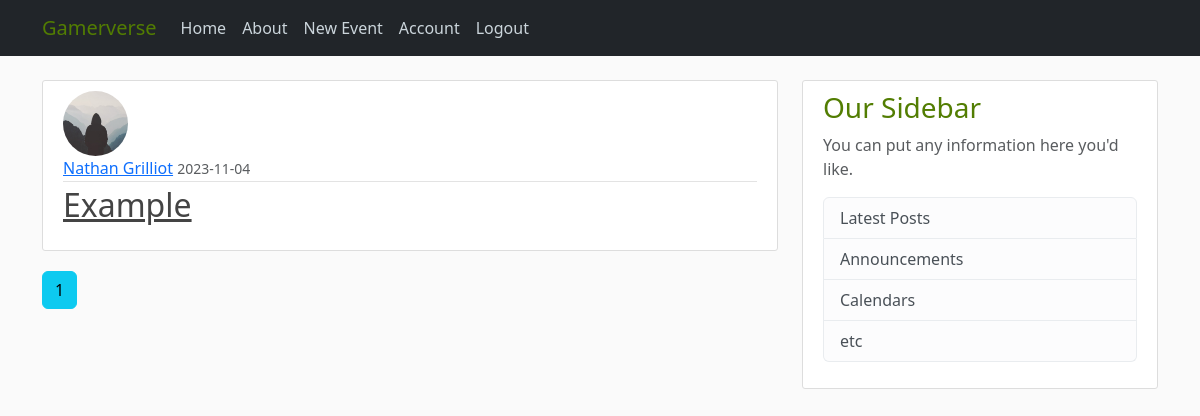
The page /home (signed in) on the database as committed earlier.
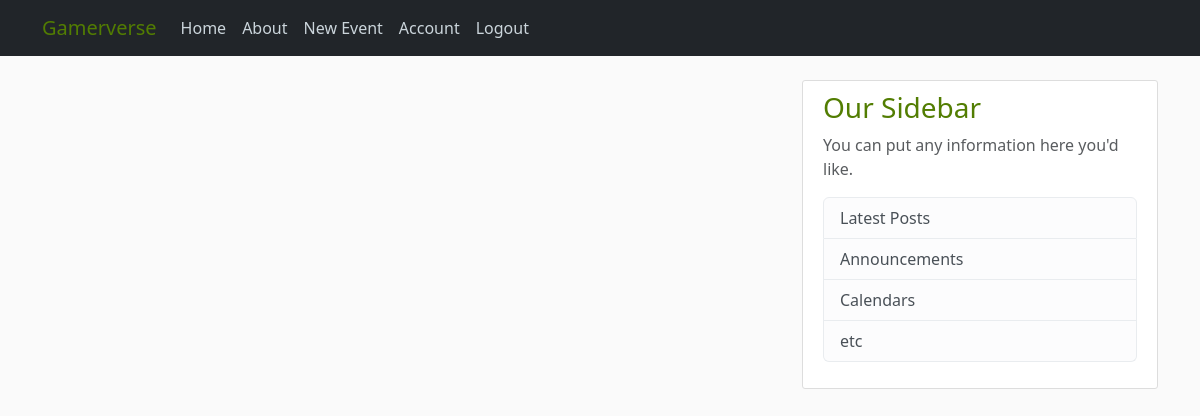
The same page on the database as committed later.
### gamerverse/models.py (models this page shows, shortened)
class Event(db.Model):
    id = db.Column(db.Integer, primary_key=True)
    title = db.Column(db.String(100), nullable=False)
    date_posted = db.Column(db.DateTime, nullable=False, default=datetime.utcnow)
    description = db.Column(db.Text, nullable=False)
    month = db.Column(db.Integer, nullable=False)
    day = db.Column(db.Integer, nullable=False)
    year = db.Column(db.Integer, nullable=False)
    attendees = db.Column(db.Text, nullable=False)
    games = db.Column(db.Text, nullable=False)
    food = db.Column(db.Text, nullable=False)
    nut_allergy = db.Column(db.Boolean, nullable=False)
    formality = db.Column(db.Text, nullable=False)
    user_id = db.Column(db.Integer, db.ForeignKey('user.id'), nullable=False)

class User(db.Model, UserMixin):
    id = db.Column(db.Integer, primary_key=True)
    username = db.Column(db.String(20), unique=True, nullable=False)
    email = db.Column(db.String(120), unique=True, nullable=False)
    image_file = db.Column(db.String(20), nullable=False, default='default.jpg')
    password = db.Column(db.String(60), nullable=False)
    posts = db.relationship('Event', backref='author', lazy=True)

### gamerverse/main/routes.py (the view)
@main.route("/")
@main.route("/home")
def home():
    page = request.args.get('page', 1, type=int)
    posts = Event.query.order_by(Event.date_posted.desc()).paginate(page=page, per_page=5)
    return render_template('home.html', posts=posts)

### gamerverse/models.py (called while the page is built)
@login_manager.user_loader
def load_user(user_id):
    return User.query.get(int(user_id))

### gamerverse/templates/home.html (shortened to what this page needs)
{% extends "layout.html" %}
{% block content %}
    {% for post in posts.items %}
        <article class="media content-section">
          <img class="rounded-circle article-img" src="{{ url_for('static', filename='profile_pics/' + post.author.image_file) }}">
          <div class="media-body">
            <div class="article-metadata">
              <a class="mr-2" href="{{ url_for('users.user_posts', username=post.author.username) }}">{{ post.author.username }}</a>
              <small class="text-muted">{{ post.date_posted.strftime('%Y-%m-%d') }}</small>
            </div>
            <h2><a class="article-title" href="{{ url_for('posts.post', post_id=post.id) }}">{{ post.title }}</a></h2>
          </div>
        </article>
    {% endfor %}
    {% for page_num in posts.iter_pages(left_edge=1, right_edge=1, left_current=1, right_current=2) %}
      {% if page_num %}
        {% if posts.page == page_num %}
          <a class="btn btn-info mb-4" href="{{ url_for('main.home', page=page_num) }}">{{ page_num }}</a>
        {% else %}
          <a class="btn btn-outline-info mb-4" href="{{ url_for('main.home', page=page_num) }}">{{ page_num }}</a>
        {% endif %}
      {% else %}
        ...
      {% endif %}
    {% endfor %}
{% endblock content %}

Rows that differ between the two databases and show on the page:
removed Event: image_file (placeholder picture), author.username "Nathan Grilliot", date_posted "2023-11-04", title "Example"
Other text that changed with them:
list line gone: "1"
